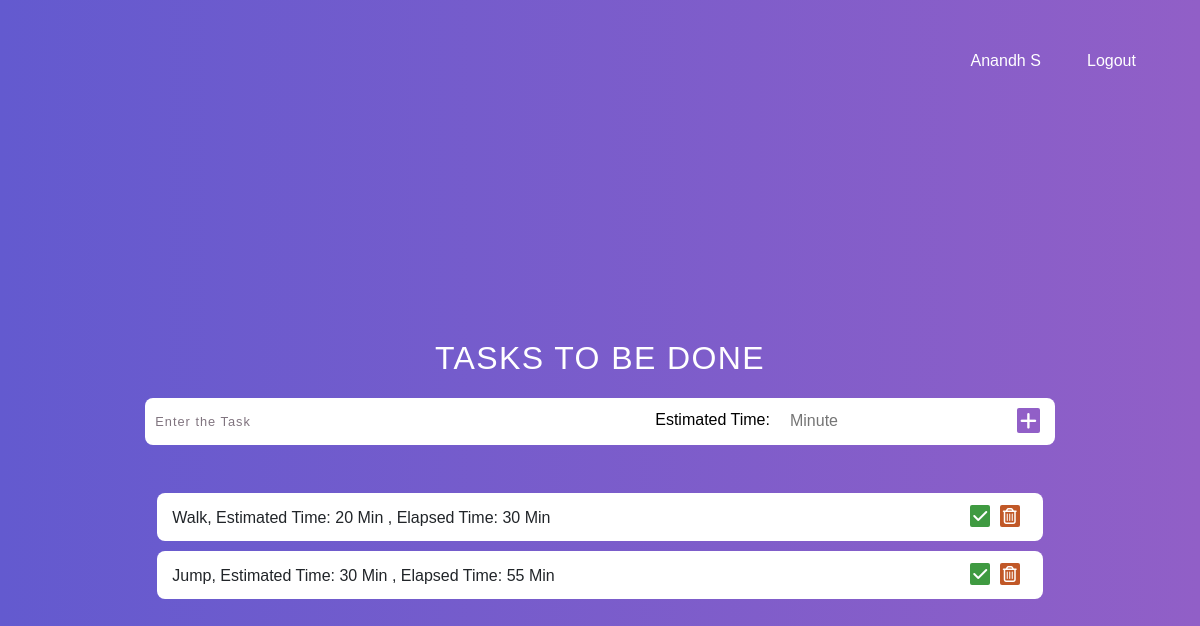
The app's page / (signed in) with its own data.
### home/models.py (models this page shows, shortened)
class Task(models.Model):
    task = models.CharField(max_length=255)
    estimated_time = models.IntegerField(blank=False)
    elapsed_time = models.IntegerField(blank=True)
    user = models.ForeignKey(User, on_delete=models.CASCADE)

### home/views.py (the view)
# urls.py: path('', views.home),
def home(request):
    if 'user_id' in request.session:
        user_id = request.session["user_id"]
        queryset = Task.objects.filter(user__pk=user_id)
        return render(request, 'home.html', {"tasks" : queryset})
    else:
        return redirect(signup)

### home/templates/home.html (shortened to what this page needs)
<!DOCTYPE html>
<html lang="en">
<head>
    <link href="https://cdn.jsdelivr.net/npm/bootstrap@5.2.0-beta1/dist/css/bootstrap.min.css" rel="stylesheet">
</head>
<body>
    <div style="margin-top: -260px !important; margin-right: -950px; color: white">
        <div class="row">
            <div style="width: 160px;" class="col">{{request.session.user_name}}</div>
            <div class="col"><a href="/logout">Logout</a></div>
        </div>
    </div>
    <section style="margin-top: -250px;">
        <header>
            <h1 style="margin-bottom: 20px">Tasks to be done</h1>
            <form method="post" action="/task/add">
                <input required name="task" type="text" id="input-form-text" placeholder="Enter the Task" />
                <span style="color: black; margin-right: 20px">Estimated Time:</span>
                <input required name="estimated_time" style="margin-right: 20px" type="number" id="input-form-time" placeholder="Minute" />
                <button type="submit" id="input-form-btn"><i class="fa-solid fa-plus"></i></button>
            </form>
        </header>
        <div class="container">
            {% for task in tasks %}
            <div class="task">
                <div class="content">
                    <h6 style="font-weight: lighter; margin-top: 10px; margin-left: 10px">{{task.task}}, Estimated Time: {{task.estimated_time}} Min , Elapsed Time: {{task.elapsed_time}} Min</h6>
                </div>
                <div class="btn">
                    <a href="/task/update/?id={{task.id}}" id="del"><i class="fa-solid fa-check"></i></a>
                    <a href="/task/delete/?id={{task.id}}" id="del"><i class="fa-solid fa-trash-can"></i></a>
                </div>
            </div>
            {% endfor %}
        </div>
    </section>
</body>
</html>

### home/templates/home.html (style rules this page uses)
* { margin: 0; padding: 0; box-sizing: border-box; }
a { text-decoration: none; color: white; }
body { display: grid; place-items: center; height: 100vh; font-family: 'Oswald', sans-serif; background: linear-gradient(to right, #635acf, #915fc7); }
input, button { background-color: transparent; border: 0; outline: 0; }
section { min-width: 30vw; max-width: 80vw; }
header { margin-bottom: 2rem; padding: 1rem 0; color: #fff; }
header h1 { text-transform: uppercase; letter-spacing: 1.4px; font-weight: 500; font-size: 2rem; text-align: center; margin-bottom: 10px; }
header form { background-color: #fff; padding: 10px; display: flex; justify-content: space-between; border-radius: 8px; }
form #input-form-text { font-size: 0.8rem; letter-spacing: 1px; width: 500px !important; }
form #input-form-text::placeholder { color: #80747f; }
.fa-solid { border-radius: 2px; padding: 3px; cursor: pointer; font-size: 1rem; margin-right: 5px; }
form .fa-plus { background-color: #915fc7; color: #fff; font-size: 1.2rem; }
.container .task { display: flex; justify-content: space-between; background-color: #fff; padding: 5px; margin-bottom: 10px; border-radius: 8px; }
.task .fa-check { background-color: #3f9a41; color: #fff; }
.task .fa-trash-can { background-color: #c15827; color: #fff; font-weight: 400; }

### records on screen
Task: task "Walk", estimated_time "20", elapsed_time "30"
Task: task "Jump", estimated_time "30", elapsed_time "55"

### other values on screen
{{ request.session.user_name }} "Anandh S"
